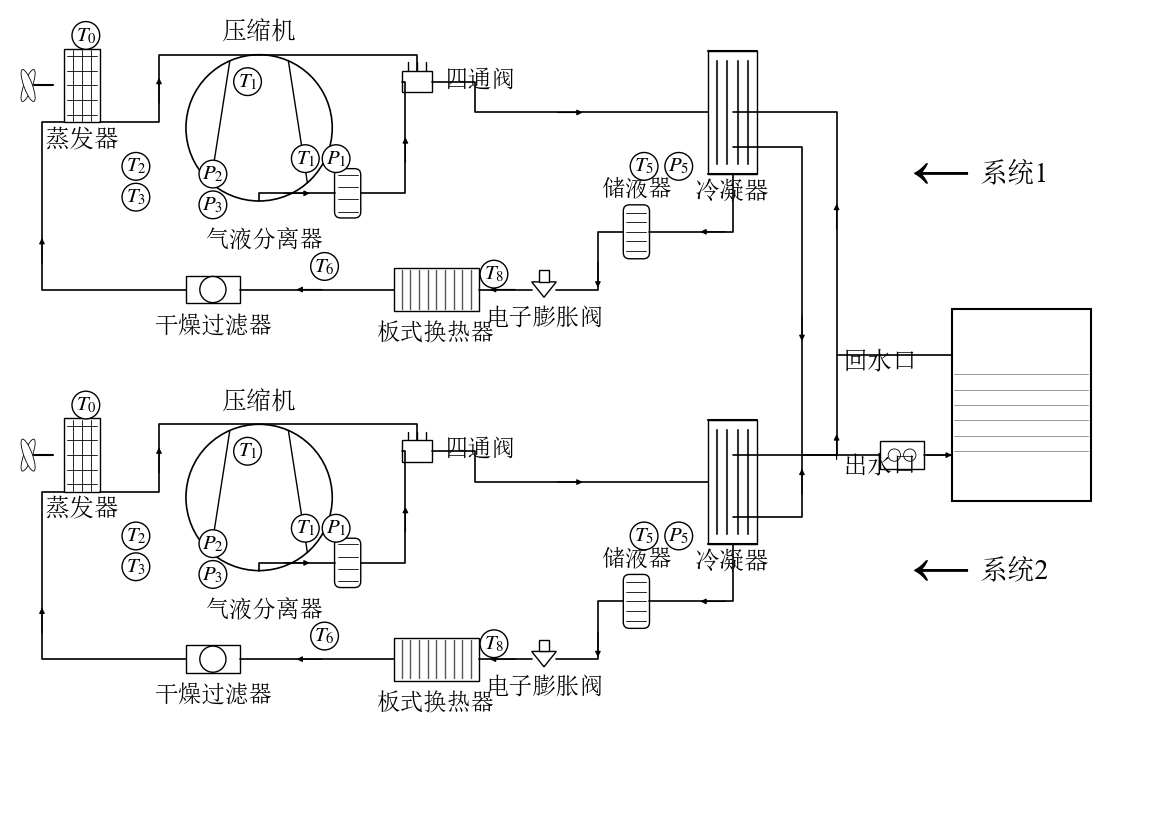

This chart was generated by the following Python code:
# -*- coding: utf-8 -*-
"""示例:双系统制冷循环 + 共用冷却水路 —— 用 cycleplot 库组装。

与旧脚本的区别:部件只需声明 loc,管路用「端口 + 走点」描述,
拐角与传感器标注由库自动编译。
"""
import os
import sys

sys.path.insert(0, os.path.dirname(os.path.dirname(os.path.abspath(__file__))))

from cycleplot import Diagram, make_partial, parts, use_font

use_font()

# 端口微调:蒸发器进出口都落在下缘
evap_part = make_partial(parts.evaporator,
                         {"in": (-24, 48), "out": (24, 48)})

d = Diagram(width=1491, height=1055)


def build_system(y0):
    evap = d.add(evap_part, "蒸发器", loc=(100, y0))
    comp = d.add(parts.compressor, "压缩机", loc=(330, y0 + 55),
                 label_offset=(0, -95 - 28))
    sep = d.add(parts.separator, "气液分离器", loc=(445, y0 + 140))
    fw = d.add(parts.four_way_valve, "四通阀", loc=(535, y0 - 5))
    cond = d.add(parts.condenser, "冷凝器", loc=(945, y0 + 35))
    recv = d.add(parts.receiver, "储液器", loc=(820, y0 + 190))
    hex_ = d.add(parts.plate_hex, "板式换热器", loc=(560, y0 + 265))
    eev = d.add(parts.expansion_valve, "电子膨胀阀", loc=(700, y0 + 265))
    filt = d.add(parts.filter_drier, "干燥过滤器", loc=(270, y0 + 265))

    # 吸气管:蒸发器 -> 压缩机
    d.pipe(evap["out"], comp["suction"],
           via=[(200, y0 + 48), (200, y0 - 40)], head_at=(0.4,))
    # 压缩机 -> 气液分离器
    d.pipe(comp["discharge"], sep["left"])
    # 分离器 -> 四通阀
    d.pipe(sep["right"], fw["left"], via=[(520, y0 + 140), (520, y0 - 5)])
    # 四通阀 -> 冷凝器
    d.pipe(fw["right"], cond["left"],
           via=[(610, y0 - 5), (610, y0 + 35)])
    # 冷凝器 -> 储液器
    d.pipe(cond["bottom"], recv["right"], via=[(945, y0 + 190)])
    # 储液器 -> 电子膨胀阀
    d.pipe(recv["left"], eev["in"],
           via=[(770, y0 + 190), (770, y0 + 265)])
    # 电子膨胀阀 -> 板式换热器 -> 干燥过滤器
    d.pipe(eev["out"], hex_["in"])
    d.pipe(hex_["out"], filt["in"])
    # 干燥过滤器 -> 蒸发器
    d.pipe(filt["out"], evap["in"], via=[(48, y0 + 265), (48, y0 + 48)])
    # 四通阀旁路:并入吸气管,端点落在吸气口(总线式接法)
    d.pipe(fw["top"], (330, y0 - 40), via=[(535, y0 - 40)], head=False)

    # 温压测点(不落在管线上,直接用绝对坐标)
    for x, y, t in [
        (105, y0 - 65, r"$T_0$"), (170, y0 + 105, r"$T_2$"),
        (170, y0 + 145, r"$T_3$"), (315, y0 - 5, r"$T_1$"),
        (270, y0 + 115, r"$P_2$"), (270, y0 + 155, r"$P_3$"),
        (390, y0 + 95, r"$T_1$"), (430, y0 + 95, r"$P_1$"),
        (415, y0 + 235, r"$T_6$"), (635, y0 + 245, r"$T_8$"),
        (830, y0 + 105, r"$T_5$"), (875, y0 + 105, r"$P_5$"),
    ]:
        d.sensor(x, y, t)
    return cond


cond1 = build_system(105)
cond2 = build_system(585)

# ---------- 右侧共用冷却水路 ----------
d.add(parts.water_tank, loc=(1320, 520))
fm = d.add(parts.flow_meter, loc=(1165, 585))

# 回水:水箱 -> 上系统冷凝器
d.pipe((1230, 455), (945, 140), via=[(1080, 455), (1080, 140)])
# 上系统冷凝器出口 -> 水路汇合
d.pipe((945, 185), fm["left"], via=[(1035, 185), (1035, 585)])
# 下系统冷凝器与水路
d.pipe((945, 665), (1035, 585), via=[(1035, 665)], head_at=(0.8,))
d.pipe((945, 585), (1080, 455), via=[(1080, 585)])
# 水路到水箱
d.pipe(fm["right"], (1230, 585))

d.text(1185, 465, "回水口", ha="right")
d.text(1185, 600, "出水口", ha="right")
d.text(1215, 220, "←", size=42)
d.text(1265, 220, "系统1", size=20, ha="left")
d.text(1215, 735, "←", size=42)
d.text(1265, 735, "系统2", size=20, ha="left")

out = os.path.join(os.path.dirname(os.path.abspath(__file__)),
                   "split_cycle.png")
d.save(out)
print("已生成:", out)
